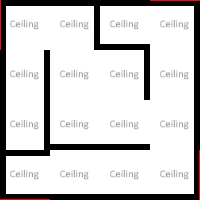

This game map was drawn from its Tiled (.tmx) file and the tilesets committed beside it. A one-line description and the full map source follow:
An orthogonal 4x4 tile map with 50x50 px tiles, 5 tile layers (Ground, Ceiling, Walls, WallsInner1, ...), 2 tilesets and 9 objects (2x Laser, Arrow, ButtonSoundPlayer, NumberTwo).

<map version="1.8" tiledversion="1.8.1" orientation="orthogonal" renderorder="left-up" compressionlevel="0" width="4" height="4" tilewidth="50" tileheight="50" infinite="0" nextlayerid="32" nextobjectid="74">
 <properties>
  <property name="NoAgents" type="bool" value="false" />
  <property name="NoSpawning" type="bool" value="false" />
 </properties>
 <tileset firstgid="1" source="../../_Tiled/Master.tsx" />
 <tileset firstgid="34" source="../../_Tiled/Deco.tsx" />
 <group id="5" name="Floor 0">
  <properties>
   <property name="Height" type="float" value="2.5" />
  </properties>
  <layer id="1" name="Ground" width="4" height="4">
   <properties>
    <property name="Materials" value="[ground]" />
    <property name="Walkable" type="bool" value="true" />
   </properties>
   <data encoding="csv">
4,4,4,4,
4,4,4,4,
4,4,4,4,
4,4,4,4
</data>
  </layer>
  <layer id="28" name="Ceiling" width="4" height="4">
   <properties>
    <property name="AtCeiling" type="bool" value="true" />
    <property name="Materials" value="[ceiling]" />
   </properties>
   <data encoding="csv">
3,3,3,3,
3,3,3,3,
3,3,3,3,
3,3,3,3
</data>
  </layer>
  <layer id="3" name="Walls" width="4" height="4">
   <properties>
    <property name="ConnectToCeiling" type="bool" value="true" />
    <property name="Materials" value="[mainWalls]" />
   </properties>
   <data encoding="csv">
2684354566,3221225477,1073741829,3221225478,
2684354565,0,0,1610612741,
3758096389,0,0,1610612741,
6,5,5,1610612742
</data>
  </layer>
  <layer id="29" name="WallsInner1" width="4" height="4">
   <properties>
    <property name="ConnectToCeiling" type="bool" value="true" />
   </properties>
   <data encoding="csv">
0,1610612741,5,0,
1610612741,0,1610612741,0,
1610612741,0,0,0,
0,0,0,0
</data>
  </layer>
  <layer id="30" name="WallsInner2" width="4" height="4">
   <properties>
    <property name="ConnectToCeiling" type="bool" value="true" />
   </properties>
   <data encoding="csv">
0,0,0,0,
0,0,0,0,
0,5,5,0,
3221225477,0,0,0
</data>
  </layer>
  <objectgroup id="4" name="Transitions">
   <object id="65" gid="20" x="100" y="0" width="50" height="50" rotation="90" />
   <object id="66" gid="8" x="0" y="150" width="50" height="50">
    <properties>
     <property name="TargetZone" value="Level4Room3" />
    </properties>
   </object>
  </objectgroup>
  <objectgroup id="27" name="Objects">
   <object id="67" gid="13" x="0" y="100" width="50" height="50">
    <properties>
     <property name="Variable" value="doorLevel4Room2" />
    </properties>
   </object>
   <object id="68" gid="14" x="50" y="150" width="50" height="50" rotation="180">
    <properties>
     <property name="Variable" value="doorLevel4Room2" />
     <property name="Y" type="int" value="2" />
    </properties>
   </object>
   <object id="69" type="Laser" gid="40" x="150" y="100" width="50" height="50">
    <properties>
     <property name="Offset" value="0.3,0.5,0.2" />
     <property name="Rotate" value="90,0,90" />
     <property name="Y" type="int" value="2" />
    </properties>
   </object>
   <object id="70" type="Laser" gid="40" x="50" y="200" width="50" height="50">
    <properties>
     <property name="Offset" value="1,0.5,0.32" />
     <property name="Rotate" value="90,0,0" />
     <property name="Y" type="int" value="2" />
    </properties>
   </object>
   <object id="71" type="Arrow" gid="40" x="0" y="50" width="50" height="50">
    <properties>
     <property name="Offset" value="0.2,0,0" />
     <property name="Rotate" value="0,90,0" />
    </properties>
   </object>
   <object id="72" type="ButtonSoundPlayer" gid="40" x="50" y="150" width="50" height="50" />
   <object id="73" name="NumberTwo" type="NumberTwo" gid="41" x="50" y="100" width="50" height="50">
    <properties>
     <property name="Offset" value="0.7,0,0.5" />
    </properties>
   </object>
  </objectgroup>
  <objectgroup id="31" name="Lasers" />
 </group>
</map>
